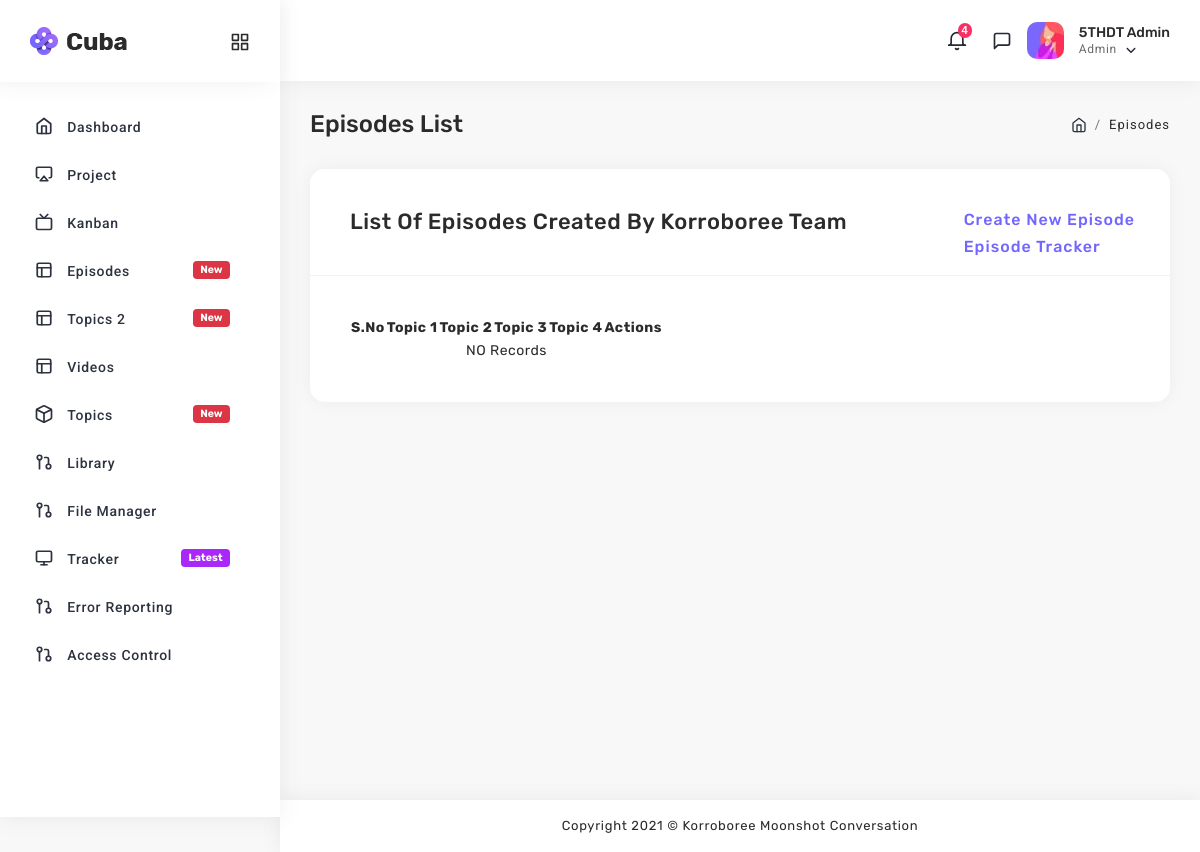
Page /index.php/journal_5th/episode/episode_2 on the earlier database version.
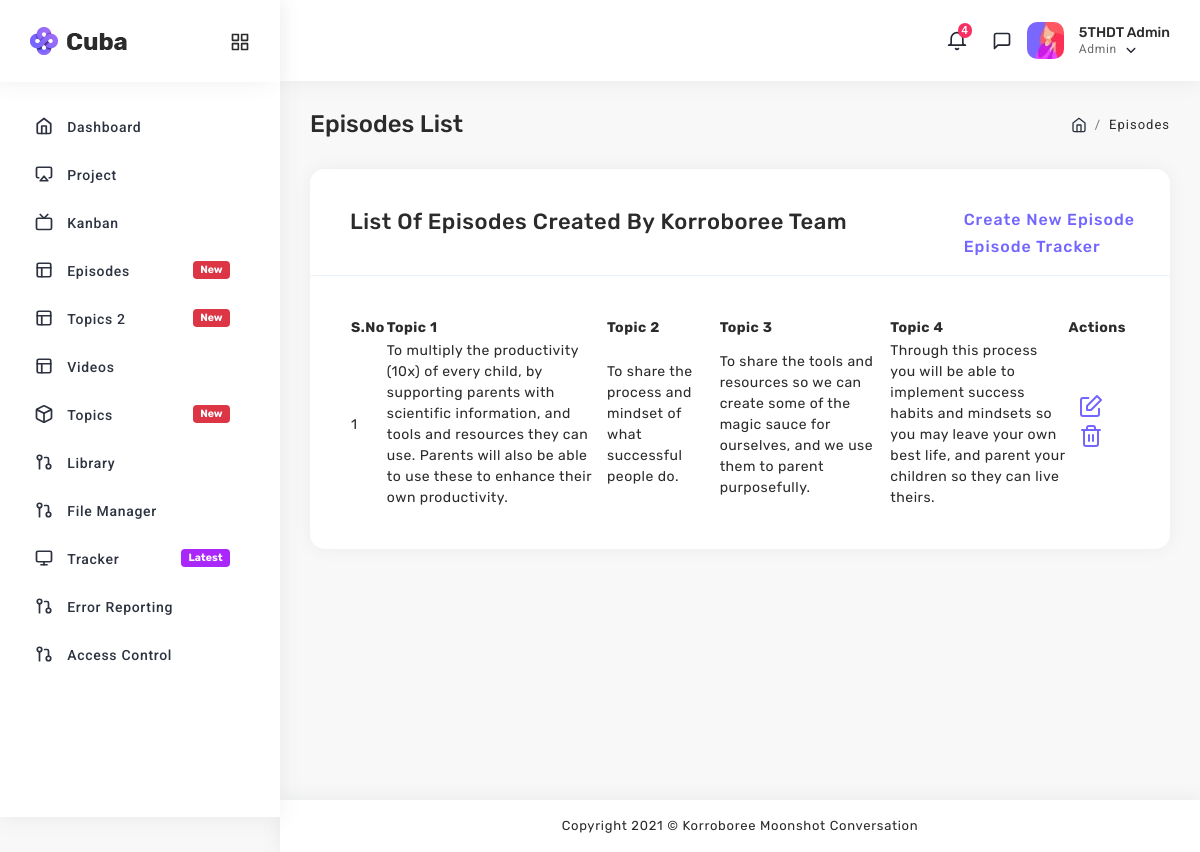
Same page on the later database version.
### tables this page shows
CREATE TABLE `moonshot_conversations` (
  `id` int(11) NOT NULL,
  `title_1` text NOT NULL,
  `title_2` text NOT NULL,
  `title_3` text NOT NULL,
  `title_4` text NOT NULL,
  `created_date` timestamp NOT NULL DEFAULT current_timestamp()
);

### application/controllers/journal_5th/Episode.php (called while the page is built, shortened)
<?php
class Episode extends CI_Controller {
public function __construct()
    {
        $this->load->model("Home_model");
    }
	public function episode_2()
	{
        $data['list'] =	$this->Home_model->why_get();
		$this->load->view('journal_5th/header');
		$this->load->view('journal_5th/topics_2',$data);
		$this->load->view('journal_5th/footer');
	}
}

### index.php (called while the page is built, shortened)
<?php
require_once BASEPATH.'core/CodeIgniter.php';

### application/models/Home_model.php (called while the page is built, shortened)
<?php
class Home_model extends CI_Model
{
     public function why_get()
    {
        $this->db->select("*");
        $this->db->from('moonshot_conversations');
        $query = $this->db->get();
        if ($query->num_rows()>0) {
            return $query->result();
        } else {
            return false;
        }
    }
}
?>

### application/views/journal_5th/topics_2.php (the view, shortened to what this page needs)
<div class="page-body">
               <div class="container-fluid">
                  <div class="page-title">
                     <div class="row">
                        <div class="col-6">
                           <h3>Episodes List</h3>
                        </div>
                        <div class="col-6">
                           <ol class="breadcrumb">
                              <li class="breadcrumb-item">
								  <a href="<?php base_url(); ?>dashboard">
									  <i data-feather="home"></i>
								  </a>
							  </li>
							  <li class="breadcrumb-item">Episodes</li>
                           </ol>
                        </div>
                     </div>
                  </div>
               </div>
               <div class="container-fluid">
                  <div class="row">
					  <div class="col-sm-12">
						<div class="card">
						  <div class="card-header">
							  <h5>List of Episodes Created by Korroboree Team</h5>
							  <div class="card-header-right">
								  <h6>
									  <a href="<?php  base_url();  ?>create">Create New Episode</a>
								  </h6>
								  <h6>
									  <a href="#">Episode Tracker</a>
								  </h6>
							  </div>
						  </div>
						  <div class="card-body">
							<div class="table-responsive">
							  <table class="display" id="basic-10">
								<thead>
								  <tr>
									<th>S.No</th>
									<th>Topic 1</th>
									<th>Topic 2</th>
									<th>Topic 3</th>
									<th>Topic 4</th>
									<th>Actions</th>
								  </tr>
								</thead>
								<tbody>
								<?php if (!empty($list)) {
                                             foreach ($list as $row) { ?>
								  <tr>
									<td><?php echo $row->id; ?></td>
									<td><?php echo $row->title_1; ?></td>
									<td><?php echo $row->title_2; ?></td>
                                    <td><?php echo $row->title_3; ?></td>
                                     <td><?php echo $row->title_4; ?></td>
									<td>
										<ul class="list-unstyled card-option">
											<li style="float: left !important; padding: 0 10px !important;">
												<a href="<?php echo base_url('journal_5th/episode/edit/'.$row->id) ?>">
													<i data-feather="edit"></i>
												</a>
											</li>
											<li style="float: left !important; padding: 0 10px !important;">
												<a href="<?php echo base_url('journal_5th/episode/delete/'.$row->id) ?>">
													<i data-feather="trash-2"></i>
												</a>
											</li>
										</ul>
									</td>
								  </tr>
								</tbody>
								 <?php
                                       }
                                       } else { ?>
                                      <tr id="row">
                                         <td colspan="6" align="center">NO Records</td>
                                         <?php
                                          }  ?>
							  </table>
							</div>
						  </div>
						</div>
					  </div>
                  </div>
               </div>
            </div>

Differences in the rows shown:
added moonshot_conversations: id "1", title_1 "To multiply the productivity (10x) of every child, by supporting parents with scientific information, and tools and resources they can use. Parents will also be able to use these to enhance their own productivity.", title_2 "To share the process and mindset of what successful people do.", title_3 "To share the tools and resources so we can create some of the magic sauce for ourselves, and we use them to parent purposefully.", title_4 "Through this process you will be able to implement success habits and mindsets so you may leave your own best life, and parent your children so they can live theirs."
Other differences:
text no longer shown: "NO Records"
